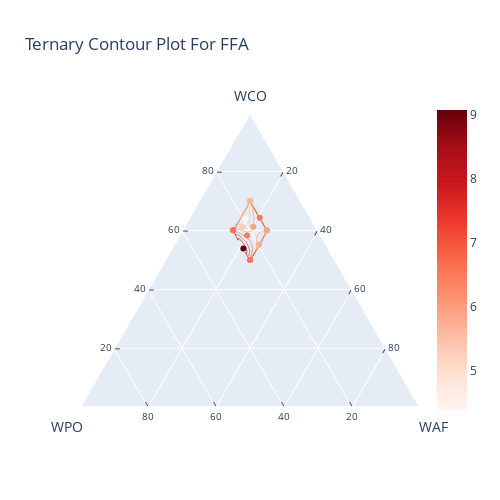

The notebook cell this image was saved under:
### Code cell
import plotly.figure_factory as ff
import numpy as np

test_data = np.array([[0.700, 0.15, 0.15, 5.66, 39.54, 908.31], 
                        [0.642, 0.192, 0.166, 4.38, 35.36, 894.8], 
                        [0.552, 0.198, 0.250, 5.68, 41.09, 898.89], 
                        [0.601, 0.15, 0.249, 5.91, 36.61, 901.91], 
                        [0.601, 0.249, 0.150, 6.6, 37.36, 905.1], 
                        [0.583, 0.217, 0.200, 6.44, 34.41, 902.95], 
                        [0.500, 0.250, 0.250, 6.56, 37.54, 901.91], 
                        [0.500, 0.250, 0.250, 6.56, 37.54, 901.91], 
                        [0.601, 0.249, 0.150, 6.6, 37.36, 905.1], 
                        [0.643, 0.150, 0.207, 6.55, 35.26, 929.36], 
                        [0.601, 0.150, 0.249, 5.91, 36.61, 901.91], 
                        [0.539, 0.250, 0.211, 9.08, 35.32, 887.68], 
                        [0.700, 0.150, 0.150, 5.66, 39.54, 908.31], 
                        [0.612, 0.217, 0.171, 5.3, 34.43, 908.49], 
                        [0.613, 0.184, 0.203, 5.92, 35.95, 895.5], 
                        [0.552, 0.198, 0.250, 5.68, 41.09, 898.89]])



# barycentric coords: (a,b,c)
a = test_data[:, 0]
b = test_data[:, 1]
c = test_data[:, 2]

v = test_data[:, 3]

fig = ff.create_ternary_contour(
    np.array([a, b, c]), v,
    pole_labels=['A', 'B', 'C'],
    ncontours=5,
    colorscale='Reds',
    showscale=True,
    title='Ternary Contour Plot For FFA',
    coloring="lines",
    showmarkers=True
    
)

fig.update_layout(annotations=[
    dict(
        showarrow=False,
        text="%.2f" % value,
        x=x,
        y=y,
        font=dict(color='black')
    )
    for value, x, y in zip(np.ravel(test_data), np.ravel(a), np.ravel(v))
])

fig.update_layout(
    title='Ternary Contour Plot For FFA',
    ternary=dict(
        sum=100,
        aaxis=dict(title='WCO', ticks='inside', tickfont=dict(size=10)),
        baxis=dict(title='WPO', ticks='inside', tickfont=dict(size=10)),
        caxis=dict(title='WAF', ticks='inside', tickfont=dict(size=10)),
    ),
)

fig.show()

### Figure 1 — Plotly figure (JSON) as saved in the notebook; plotly's stock layout.template omitted (floating-point values rounded to 4 significant figures; data arrays with more than 128 entries replaced by an {"elided": "..."} marker saying what was removed)
{"data": [{"a": [1, 0, 0], "b": [0, 1, 0], "c": [0, 0, 1], "fillcolor": "rgb(178.0, 10.0, 28.0)", "hoverinfo": "skip", "line": {"color": "rgb(178.0, 10.0, 28.0)", "shape": "spline", "width": 1}, "mode": "lines", "name": "9.080", "showlegend": true, "type": "scatterternary"}, {"a": {"elided": "827 float values"}, "b": {"elided": "827 float values"}, "c": {"elided": "827 float values"}, "fillcolor": "rgb(196.61111111111111, 51.666666666666686, 49.3888888888889)", "hoverinfo": "skip", "line": {"color": "rgb(196.61111111111111, 51.666666666666686, 49.3888888888889)", "shape": "spline", "width": 1}, "mode": "lines", "name": "8.297", "showlegend": true, "type": "scatterternary"}, {"a": {"elided": "821 float values"}, "b": {"elided": "821 float values"}, "c": {"elided": "821 float values"}, "fillcolor": "rgb(215.22222222222223, 93.33333333333334, 70.77777777777779)", "hoverinfo": "skip", "line": {"color": "rgb(215.22222222222223, 93.33333333333334, 70.77777777777779)", "shape": "spline", "width": 1}, "mode": "lines", "name": "7.513", "showlegend": true, "type": "scatterternary"}, {"a": {"elided": "833 float values"}, "b": {"elided": "833 float values"}, "c": {"elided": "833 float values"}, "fillcolor": "rgb(233.83333333333334, 135.0, 92.16666666666667)", "hoverinfo": "skip", "line": {"color": "rgb(233.83333333333334, 135.0, 92.16666666666667)", "shape": "spline", "width": 1}, "mode": "lines", "name": "6.730", "showlegend": true, "type": "scatterternary"}, {"a": {"elided": "509 float values"}, "b": {"elided": "509 float values"}, "c": {"elided": "509 float values"}, "fillcolor": "rgb(245.0, 171.66666666666669, 122.33333333333334)", "hoverinfo": "skip", "line": {"color": "rgb(245.0, 171.66666666666669, 122.33333333333334)", "shape": "spline", "width": 1}, "mode": "lines", "name": "5.947", "showlegend": true, "type": "scatterternary"}, {"a": {"elided": "339 float values"}, "b": {"elided": "339 float values"}, "c": {"elided": "339 float values"}, "fillcolor": "rgb(240.83333333333334, 199.16666666666666, 167.5)", "hoverinfo": "skip", "line": {"color": "rgb(240.83333333333334, 199.16666666666666, 167.5)", "shape": "spline", "width": 1}, "mode": "lines", "name": "5.163", "showlegend": true, "type": "scatterternary"}, {"a": {"elided": "315 float values"}, "b": {"elided": "315 float values"}, "c": {"elided": "315 float values"}, "fillcolor": "rgb(245.0, 171.66666666666669, 122.33333333333334)", "hoverinfo": "skip", "line": {"color": "rgb(245.0, 171.66666666666669, 122.33333333333334)", "shape": "spline", "width": 1}, "mode": "lines", "name": "5.947", "showlegend": true, "type": "scatterternary"}, {"a": [0.5248, 0.5242, 0.5236, 0.5229, 0.5231, 0.5233, 0.5237, 0.5245, 0.5248], "b": [0.2508, 0.2506, 0.2506, 0.2506, 0.251, 0.2514, 0.2517, 0.2514, 0.2508], "c": [0.2245, 0.2252, 0.2259, 0.2264, 0.2259, 0.2253, 0.2247, 0.2242, 0.2245], "fillcolor": "rgb(196.61111111111111, 51.666666666666686, 49.3888888888889)", "hoverinfo": "skip", "line": {"color": "rgb(196.61111111111111, 51.666666666666686, 49.3888888888889)", "shape": "spline", "width": 1}, "mode": "lines", "name": "8.297", "showlegend": true, "type": "scatterternary"}, {"a": [0.7, 0.642, 0.552, 0.601, 0.601, 0.583, 0.5, 0.5, 0.601, 0.643, 0.601, 0.539, 0.7, 0.612, 0.613, 0.552], "b": [0.15, 0.192, 0.198, 0.15, 0.249, 0.217, 0.25, 0.25, 0.249, 0.15, 0.15, 0.25, 0.15, 0.217, 0.184, 0.198], "c": [0.15, 0.166, 0.25, 0.249, 0.15, 0.2, 0.25, 0.25, 0.15, 0.207, 0.249, 0.211, 0.15, 0.171, 0.203, 0.25], "hovertemplate": "A: %{a:.3f}<br>B: %{b:.3f}<br>C: %{c:.3f}<br>z: %{marker.color:.3f}<extra></extra>", "marker": {"color": [5.66, 4.38, 5.68, 5.91, 6.6, 6.44, 6.56, 6.56, 6.6, 6.55, 5.91, 9.08, 5.66, 5.3, 5.92, 5.68], "colorscale": [[0, "rgb(255,245,240)"], [0.125, "rgb(254,224,210)"], [0.25, "rgb(252,187,161)"], [0.375, "rgb(252,146,114)"], [0.5, "rgb(251,106,74)"], [0.625, "rgb(239,59,44)"], [0.75, "rgb(203,24,29)"], [0.875, "rgb(165,15,21)"], [1, "rgb(103,0,13)"]], "line": {"color": "rgb(120, 120, 120)", "width": 0}}, "mode": "markers", "opacity": 1, "type": "scatterternary"}, {"a": [null], "b": [null], "c": [null], "marker": {"cmax": 9.08, "cmin": 4.38, "colorscale": [[0, "rgb(255,245,240)"], [0.125, "rgb(254,224,210)"], [0.25, "rgb(252,187,161)"], [0.375, "rgb(252,146,114)"], [0.5, "rgb(251,106,74)"], [0.625, "rgb(239,59,44)"], [0.75, "rgb(203,24,29)"], [0.875, "rgb(165,15,21)"], [1, "rgb(103,0,13)"]], "showscale": true}, "mode": "markers", "type": "scatterternary"}], "layout": {"annotations": [{"font": {"color": "black"}, "showarrow": false, "text": "0.70", "x": 0.7, "y": 5.66}, {"font": {"color": "black"}, "showarrow": false, "text": "0.15", "x": 0.642, "y": 4.38}, {"font": {"color": "black"}, "showarrow": false, "text": "0.15", "x": 0.552, "y": 5.68}, {"font": {"color": "black"}, "showarrow": false, "text": "5.66", "x": 0.601, "y": 5.91}, {"font": {"color": "black"}, "showarrow": false, "text": "39.54", "x": 0.601, "y": 6.6}, {"font": {"color": "black"}, "showarrow": false, "text": "908.31", "x": 0.583, "y": 6.44}, {"font": {"color": "black"}, "showarrow": false, "text": "0.64", "x": 0.5, "y": 6.56}, {"font": {"color": "black"}, "showarrow": false, "text": "0.19", "x": 0.5, "y": 6.56}, {"font": {"color": "black"}, "showarrow": false, "text": "0.17", "x": 0.601, "y": 6.6}, {"font": {"color": "black"}, "showarrow": false, "text": "4.38", "x": 0.643, "y": 6.55}, {"font": {"color": "black"}, "showarrow": false, "text": "35.36", "x": 0.601, "y": 5.91}, {"font": {"color": "black"}, "showarrow": false, "text": "894.80", "x": 0.539, "y": 9.08}, {"font": {"color": "black"}, "showarrow": false, "text": "0.55", "x": 0.7, "y": 5.66}, {"font": {"color": "black"}, "showarrow": false, "text": "0.20", "x": 0.612, "y": 5.3}, {"font": {"color": "black"}, "showarrow": false, "text": "0.25", "x": 0.613, "y": 5.92}, {"font": {"color": "black"}, "showarrow": false, "text": "5.68", "x": 0.552, "y": 5.68}], "height": 500, "showlegend": false, "ternary": {"aaxis": {"linewidth": 2, "min": 0.01, "tickfont": {"size": 10}, "ticks": "inside", "title": {"text": "WCO"}}, "baxis": {"linewidth": 2, "min": 0.01, "tickfont": {"size": 10}, "ticks": "inside", "title": {"text": "WPO"}}, "caxis": {"linewidth": 2, "min": 0.01, "tickfont": {"size": 10}, "ticks": "inside", "title": {"text": "WAF"}}, "sum": 100}, "title": {"text": "Ternary Contour Plot For FFA"}, "width": 500}}
